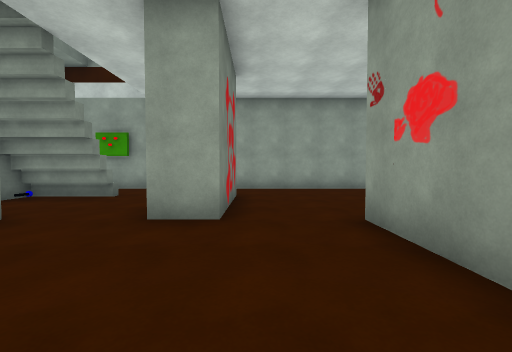
View 1 (above)

12 first-person views from a walk through a Unity game level. The camera is 1.3 m above the floor, tilts 2° down and sees 90° across. The floor is counted in squares, 1.8 m on a side. Each view is taken from the middle of a square. On the plan, view 1 faces up. The plan holds only what a view shows up to about 9 squares ahead; the rest is blank. The player is left out. Door leaves are left out, so doorways stand open. Some surface patterns are stand-ins.

View 2
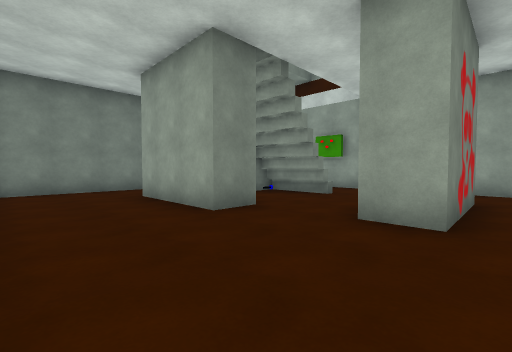

View 3
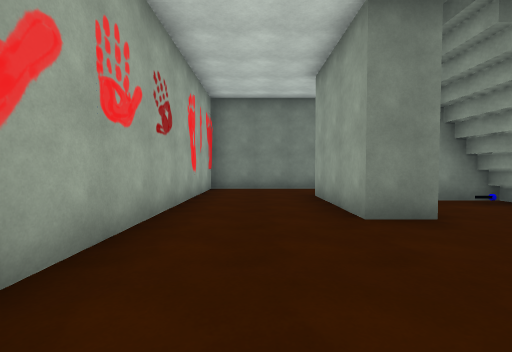

View 4
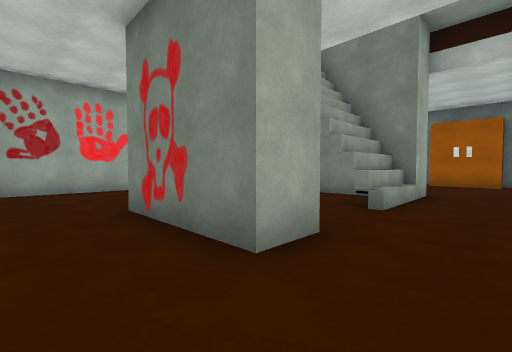

View 5
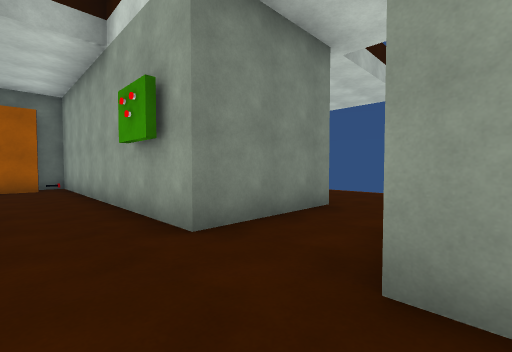

View 6
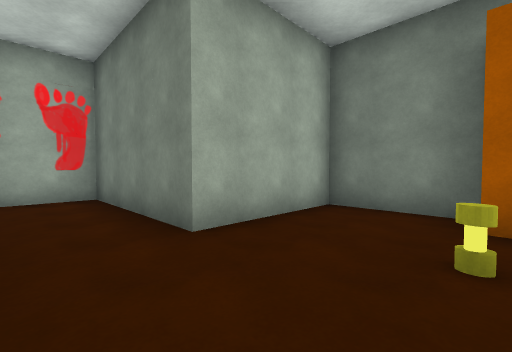

View 7
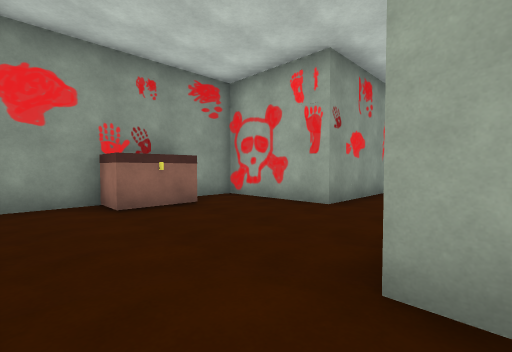

View 8
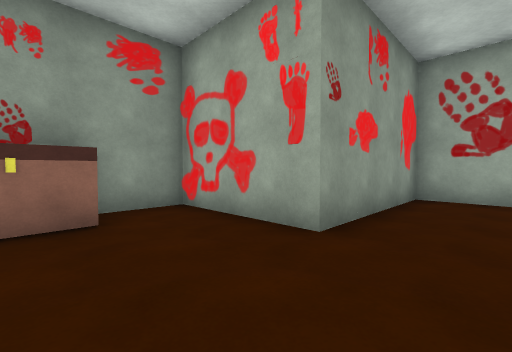

View 9
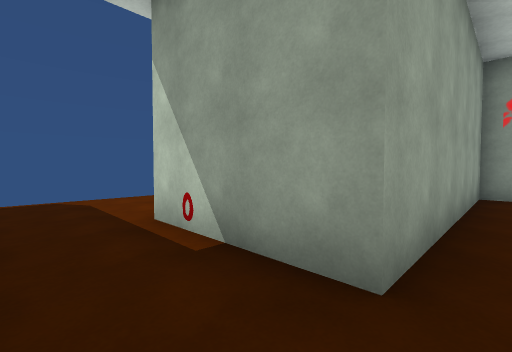

View 10
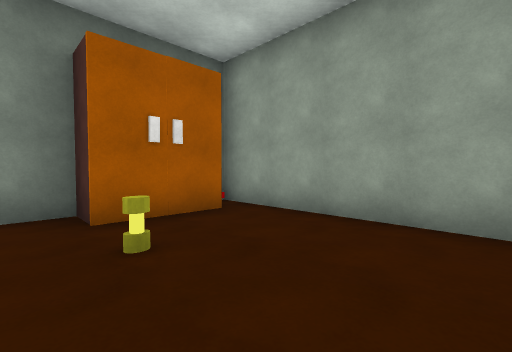

View 11
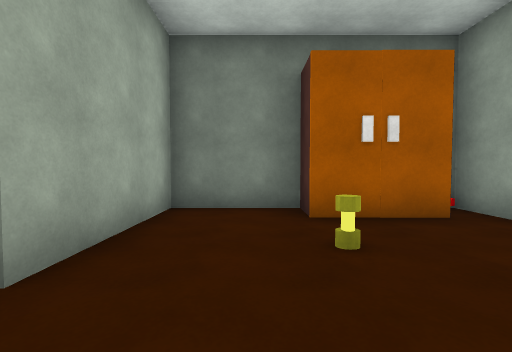

View 12
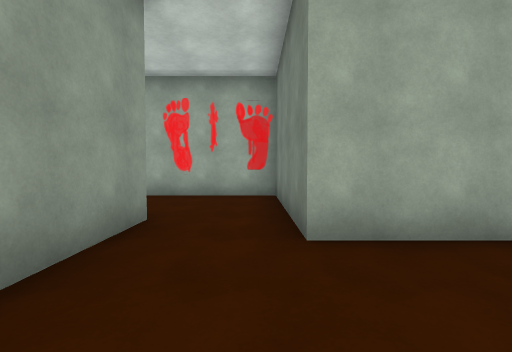

### Floor plan
Ten units are one square. View 1 is at (0, 0); x grows to the right and y downward. Boxes are objects, and circles mark ways between rooms. Rooms are numbered by the first view taken in them; rooms with no view inside come last. Other rooms are left out.
<svg viewBox="-120 -121 170 131">
<path fill="none" stroke="#000" d="M-35 -36 -35 -25 -65 -25M-5 -45 -5 -35 -15 -35M-34 -60 -55 -60M-35 -60 -35 -58 -55 -58M-55 -63 -55 -40M-85 -35 -85 5 15 5 15 -35M-35 -63 -55 -63M-5 -65 -5 -45M15 -35 45 -35 45 -50M45 -66 45 -85 0 -85M-16 -65 -5 -65M0 -85 -15 -85 -15 -115M-56 -63 -35 -63M-55 -60 -35 -60M-35 -116 -35 -85 -65 -85M-115 -59 -115 -35 -85 -35M-65 -85 -115 -85 -115 -78"/>
<rect x="35" y="-65" width="10" height="10" fill="#bbb"><title>other object</title></rect>
<rect x="-115" y="-75" width="10" height="20" fill="#bbb"><title>other object</title></rect>
<rect x="-95" y="-65" width="10" height="10" fill="#bbb"><title>other object</title></rect>
<circle cx="5" cy="-40" r="3" fill="#2a7"/>
<circle cx="-25" cy="-60" r="3" fill="#2a7"/>
<circle cx="-75" cy="-35" r="3" fill="#2a7"/>
<circle cx="0" cy="-75" r="3" fill="#2a7"/>
<circle cx="-65" cy="-75" r="3" fill="#2a7"/>
<text x="-30" y="-20">1</text>
<text x="20" y="-60">2</text>
<text x="-30" y="-80">3</text>
<text x="-90" y="-60">4</text>
</svg>
Room 1 opens to room 2. Room 1 opens to room 3. Room 1 opens to room 4. Room 2 opens to room 3. Room 3 opens to room 4.

Where each view was taken, in squares from view 1:
view 1: 0 up, 0 right, facing up
view 2: 0 up, 0 right, facing up-left
view 3: 1 up, 0 right, facing left
view 4: 8 up, 1 right, facing down-left
view 5: 7 up, 1 left, facing up-left
view 6: 6 up, 7 left, facing down-left
view 7: 8 up, 1 left, facing down-right
view 8: 6 up, 0 right, facing down-right
view 9: 8 up, 3 left, facing up-right
view 10: 5 up, 7 left, facing up-left
view 11: 5 up, 7 left, facing left
view 12: 6 up, 8 left, facing down
